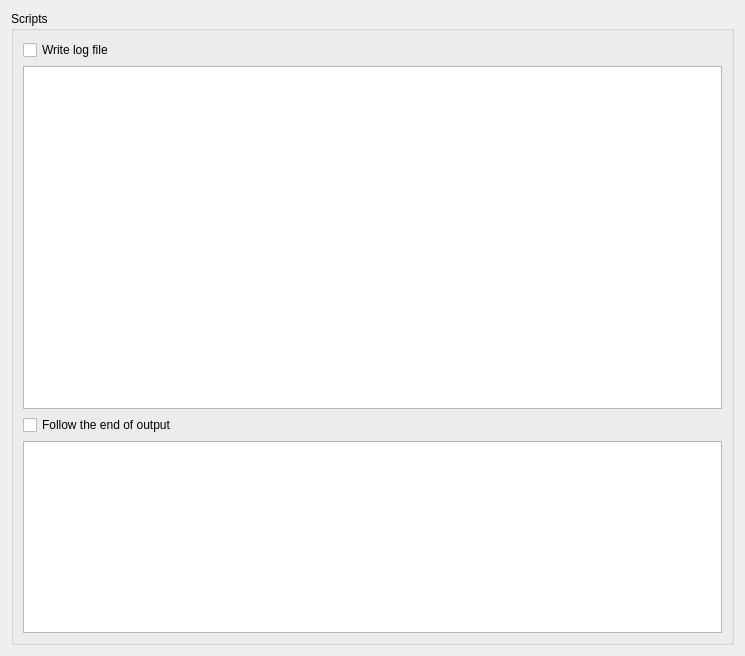
<?xml version="1.0" encoding="UTF-8"?>
<ui version="4.0">
 <class>Python</class>
 <widget class="QWidget" name="Python">
  <property name="geometry">
   <rect>
    <x>0</x>
    <y>0</y>
    <width>745</width>
    <height>656</height>
   </rect>
  </property>
  <property name="windowTitle">
   <string>Scripts</string>
  </property>
  <property name="windowIcon">
   <iconset resource="../../../../svnroot/tags/newsflash_3_4_0b4/newsflash/gui/resource.qrc">
    <normaloff>:/resource/16x16_ico_png/ico_python.png</normaloff>:/resource/16x16_ico_png/ico_python.png</iconset>
  </property>
  <layout class="QGridLayout" name="gridLayout">
   <item row="0" column="0">
    <widget class="QGroupBox" name="grpOutput">
     <property name="title">
      <string>Scripts</string>
     </property>
     <property name="flat">
      <bool>false</bool>
     </property>
     <layout class="QVBoxLayout" name="verticalLayout">
      <item>
       <widget class="QCheckBox" name="chkWriteLog">
        <property name="text">
         <string>Write log file</string>
        </property>
       </widget>
      </item>
      <item>
       <widget class="QTableView" name="tblOutput">
        <property name="sizePolicy">
         <sizepolicy hsizetype="Expanding" vsizetype="Expanding">
          <horstretch>0</horstretch>
          <verstretch>0</verstretch>
         </sizepolicy>
        </property>
        <property name="contextMenuPolicy">
         <enum>Qt::CustomContextMenu</enum>
        </property>
        <property name="styleSheet">
         <string/>
        </property>
        <property name="selectionMode">
         <enum>QAbstractItemView::SingleSelection</enum>
        </property>
        <property name="selectionBehavior">
         <enum>QAbstractItemView::SelectRows</enum>
        </property>
        <property name="textElideMode">
         <enum>Qt::ElideLeft</enum>
        </property>
        <property name="showGrid">
         <bool>false</bool>
        </property>
        <property name="gridStyle">
         <enum>Qt::SolidLine</enum>
        </property>
        <attribute name="horizontalHeaderMinimumSectionSize">
         <number>16</number>
        </attribute>
        <attribute name="horizontalHeaderStretchLastSection">
         <bool>false</bool>
        </attribute>
        <attribute name="verticalHeaderVisible">
         <bool>false</bool>
        </attribute>
        <attribute name="verticalHeaderDefaultSectionSize">
         <number>16</number>
        </attribute>
        <attribute name="verticalHeaderMinimumSectionSize">
         <number>16</number>
        </attribute>
       </widget>
      </item>
      <item>
       <layout class="QHBoxLayout" name="horizontalLayout">
        <item>
         <widget class="QCheckBox" name="chkFollow">
          <property name="text">
           <string>Follow the end of output</string>
          </property>
         </widget>
        </item>
        <item>
         <spacer name="horizontalSpacer">
          <property name="orientation">
           <enum>Qt::Horizontal</enum>
          </property>
          <property name="sizeHint" stdset="0">
           <size>
            <width>40</width>
            <height>20</height>
           </size>
          </property>
         </spacer>
        </item>
       </layout>
      </item>
      <item>
       <widget class="QListView" name="listOutput">
        <property name="sizePolicy">
         <sizepolicy hsizetype="Expanding" vsizetype="Minimum">
          <horstretch>0</horstretch>
          <verstretch>0</verstretch>
         </sizepolicy>
        </property>
        <property name="contextMenuPolicy">
         <enum>Qt::CustomContextMenu</enum>
        </property>
        <property name="autoFillBackground">
         <bool>false</bool>
        </property>
        <property name="styleSheet">
         <string/>
        </property>
       </widget>
      </item>
     </layout>
    </widget>
   </item>
  </layout>
  <action name="actionClearOutput">
   <property name="icon">
    <iconset resource="../../../../svnroot/tags/newsflash_3_4_0b4/newsflash/gui/resource.qrc">
     <normaloff>:/resource/16x16_ico_png/ico_trash.png</normaloff>:/resource/16x16_ico_png/ico_trash.png</iconset>
   </property>
   <property name="text">
    <string>Clear</string>
   </property>
   <property name="toolTip">
    <string>Clear output</string>
   </property>
  </action>
  <action name="actionStop">
   <property name="icon">
    <iconset resource="../../../../svnroot/tags/newsflash_3_4_0b4/newsflash/gui/resource.qrc">
     <normaloff>:/resource/16x16_ico_png/ico_stop.png</normaloff>:/resource/16x16_ico_png/ico_stop.png</iconset>
   </property>
   <property name="text">
    <string>Stop</string>
   </property>
   <property name="toolTip">
    <string>Stop current action</string>
   </property>
  </action>
  <action name="actionGoToFolder">
   <property name="icon">
    <iconset resource="../../../../svnroot/tags/newsflash_3_4_0b4/newsflash/gui/resource.qrc">
     <normaloff>:/resource/16x16_ico_png/ico_folder_open.png</normaloff>:/resource/16x16_ico_png/ico_folder_open.png</iconset>
   </property>
   <property name="text">
    <string>Go to folder</string>
   </property>
  </action>
  <action name="actionRestart">
   <property name="icon">
    <iconset resource="../../../../svnroot/tags/newsflash_3_4_0b4/newsflash/gui/resource.qrc">
     <normaloff>:/resource/16x16_ico_png/ico_run.png</normaloff>:/resource/16x16_ico_png/ico_run.png</iconset>
   </property>
   <property name="text">
    <string>Restart scripts</string>
   </property>
  </action>
  <action name="actionOpenLog">
   <property name="icon">
    <iconset resource="../../../../svnroot/tags/newsflash_3_4_0b4/newsflash/gui/resource.qrc">
     <normaloff>:/resource/16x16_ico_png/ico_log.png</normaloff>:/resource/16x16_ico_png/ico_log.png</iconset>
   </property>
   <property name="text">
    <string>Open log</string>
   </property>
  </action>
 </widget>
 <tabstops>
  <tabstop>chkWriteLog</tabstop>
  <tabstop>tblOutput</tabstop>
  <tabstop>chkFollow</tabstop>
  <tabstop>listOutput</tabstop>
 </tabstops>
 <resources>
  <include location="../../../../svnroot/tags/newsflash_3_4_0b4/newsflash/gui/resource.qrc"/>
 </resources>
 <connections/>
</ui>
